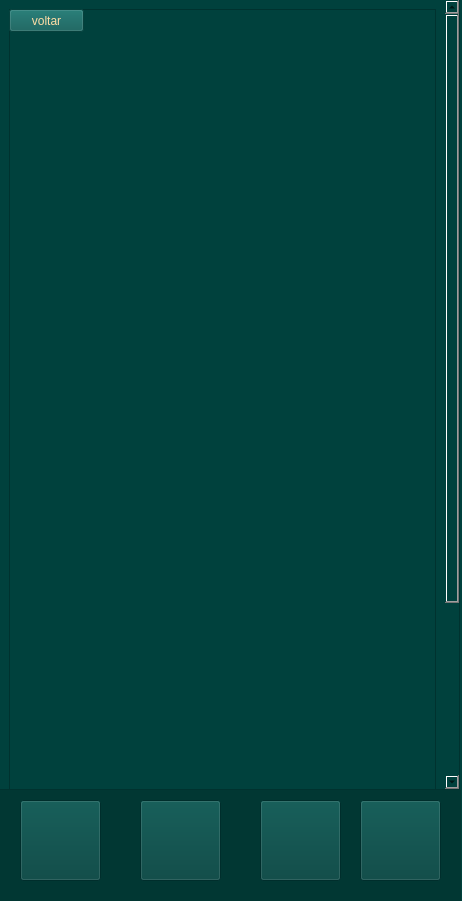
<?xml version="1.0" encoding="UTF-8"?>
<ui version="4.0">
 <class>Form</class>
 <widget class="QWidget" name="Form">
  <property name="geometry">
   <rect>
    <x>0</x>
    <y>0</y>
    <width>462</width>
    <height>901</height>
   </rect>
  </property>
  <property name="minimumSize">
   <size>
    <width>462</width>
    <height>901</height>
   </size>
  </property>
  <property name="maximumSize">
   <size>
    <width>462</width>
    <height>901</height>
   </size>
  </property>
  <property name="windowTitle">
   <string>Form</string>
  </property>
  <property name="styleSheet">
   <string notr="true">background-color: rgb(0, 65, 61);</string>
  </property>
  <widget class="QLabel" name="label_4">
   <property name="geometry">
    <rect>
     <x>0</x>
     <y>790</y>
     <width>461</width>
     <height>111</height>
    </rect>
   </property>
   <property name="styleSheet">
    <string notr="true">background-color: rgb(1, 55, 51);</string>
   </property>
   <property name="text">
    <string/>
   </property>
  </widget>
  <widget class="QPushButton" name="menu_4">
   <property name="geometry">
    <rect>
     <x>20</x>
     <y>800</y>
     <width>81</width>
     <height>81</height>
    </rect>
   </property>
   <property name="styleSheet">
    <string notr="true">#botaomenu{
border:none;
}</string>
   </property>
   <property name="text">
    <string/>
   </property>
   <property name="icon">
    <iconset>
     <normaloff>fotos/menu.png</normaloff>fotos/menu.png</iconset>
   </property>
   <property name="iconSize">
    <size>
     <width>81</width>
     <height>81</height>
    </size>
   </property>
  </widget>
  <widget class="QPushButton" name="treino">
   <property name="geometry">
    <rect>
     <x>140</x>
     <y>800</y>
     <width>81</width>
     <height>81</height>
    </rect>
   </property>
   <property name="styleSheet">
    <string notr="true">#botaotreino{
border:none;
}</string>
   </property>
   <property name="text">
    <string/>
   </property>
   <property name="icon">
    <iconset>
     <normaloff>fotos/treino.png</normaloff>fotos/treino.png</iconset>
   </property>
   <property name="iconSize">
    <size>
     <width>81</width>
     <height>81</height>
    </size>
   </property>
  </widget>
  <widget class="QPushButton" name="config">
   <property name="geometry">
    <rect>
     <x>260</x>
     <y>800</y>
     <width>81</width>
     <height>81</height>
    </rect>
   </property>
   <property name="styleSheet">
    <string notr="true">#botaoconfig{
border:none;
}</string>
   </property>
   <property name="text">
    <string/>
   </property>
   <property name="icon">
    <iconset>
     <normaloff>fotos/config.png</normaloff>fotos/config.png</iconset>
   </property>
   <property name="iconSize">
    <size>
     <width>81</width>
     <height>81</height>
    </size>
   </property>
  </widget>
  <widget class="QPushButton" name="perfil">
   <property name="geometry">
    <rect>
     <x>360</x>
     <y>800</y>
     <width>81</width>
     <height>81</height>
    </rect>
   </property>
   <property name="styleSheet">
    <string notr="true">#botaoperfil{
border:none;
}</string>
   </property>
   <property name="text">
    <string/>
   </property>
   <property name="icon">
    <iconset>
     <normaloff>fotos/perfil.png</normaloff>fotos/perfil.png</iconset>
   </property>
   <property name="iconSize">
    <size>
     <width>80</width>
     <height>80</height>
    </size>
   </property>
  </widget>
  <widget class="QScrollArea" name="scrollArea">
   <property name="geometry">
    <rect>
     <x>-1</x>
     <y>-1</y>
     <width>461</width>
     <height>791</height>
    </rect>
   </property>
   <property name="widgetResizable">
    <bool>true</bool>
   </property>
   <widget class="QWidget" name="scrollAreaWidgetContents">
    <property name="geometry">
     <rect>
      <x>0</x>
      <y>0</y>
      <width>442</width>
      <height>1018</height>
     </rect>
    </property>
    <layout class="QVBoxLayout" name="verticalLayout">
     <item>
      <widget class="QFrame" name="frame">
       <property name="minimumSize">
        <size>
         <width>390</width>
         <height>1000</height>
        </size>
       </property>
       <property name="frameShape">
        <enum>QFrame::StyledPanel</enum>
       </property>
       <property name="frameShadow">
        <enum>QFrame::Raised</enum>
       </property>
       <widget class="QLabel" name="label">
        <property name="geometry">
         <rect>
          <x>20</x>
          <y>20</y>
          <width>390</width>
          <height>1000</height>
         </rect>
        </property>
        <property name="text">
         <string/>
        </property>
        <property name="pixmap">
         <pixmap>fotos/exercicios B (2) - hiper .png</pixmap>
        </property>
       </widget>
       <widget class="QPushButton" name="voltar_B_2">
        <property name="geometry">
         <rect>
          <x>0</x>
          <y>0</y>
          <width>75</width>
          <height>23</height>
         </rect>
        </property>
        <property name="styleSheet">
         <string notr="true">#voltar_B_2{
background-color:#0A5B56;
color:#FFDDA6;
font: 75 10pt &quot;Georgia&quot;;
}</string>
        </property>
        <property name="text">
         <string>voltar</string>
        </property>
       </widget>
      </widget>
     </item>
    </layout>
   </widget>
  </widget>
 </widget>
 <resources/>
 <connections/>
</ui>
